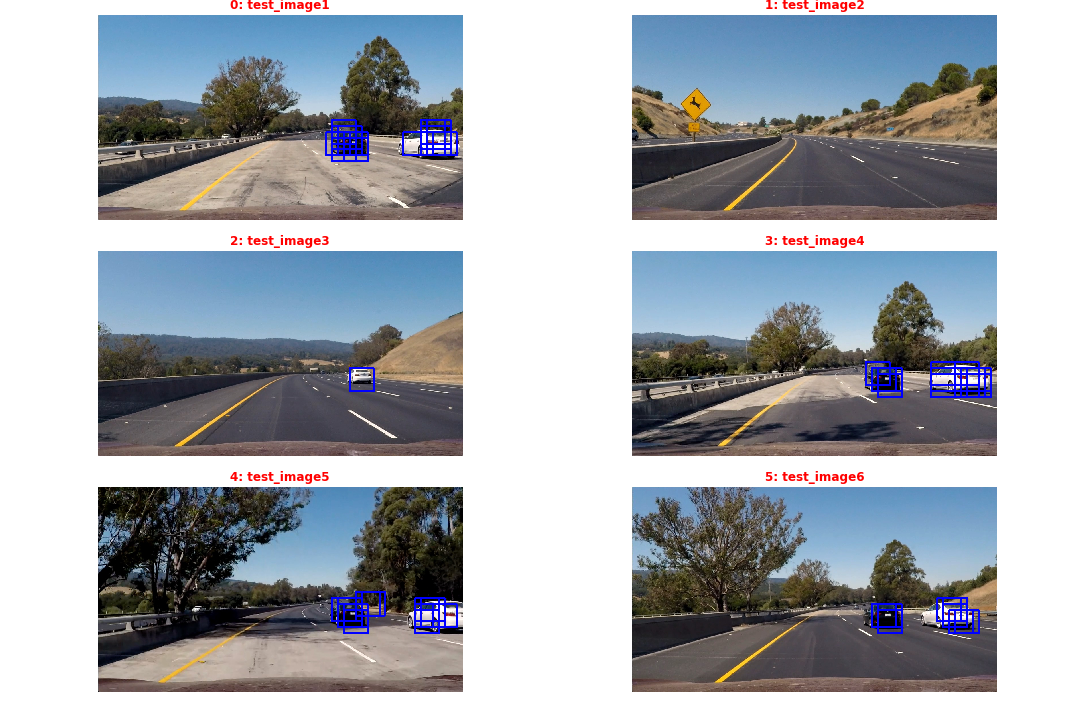
#> input picture output_images/7_Output of Sliding Window on cars.png, 1080 x 720 px, given as the content of the folder train_images/car_imgs, which was not available
$ jupyter execute Zaza_P5_Vehicle+Detection.ipynb   (shell and % lines are left out)   (older library calls are emulated)   (text cells are left out)
#> lines starting #> are read from the running program, lines starting #| are printed output that depends on the picture; pictures that were not available may be replaced by others from this repository, and a replacement may not be noted
### P5_Functions.py
#Acknowledgement:
#Many of the functions below were adapted from Udacity Self Driving Cars Material

"""*****************************************************************************************************"""


import numpy as np
import cv2
from skimage.feature import hog

import matplotlib.image as mpimg
import matplotlib.pyplot as plt
from mpl_toolkits.mplot3d import Axes3D

"""*****************************************************************************************************"""
# Extracing and visualizing HOG features
#----------------------------------------
def get_hog_features(img, orient, pix_per_cell, cell_per_block, vis=False, feature_vec=True):

    if vis == True:
        features, hog_image = hog(img, orientations=orient,
                                  pixels_per_cell=(pix_per_cell, pix_per_cell),
                                  cells_per_block=(cell_per_block, cell_per_block),
                                  transform_sqrt=True,
                                  visualise=vis, feature_vector=feature_vec)
        return features, hog_image

    else:
        features = hog(img, orientations=orient,
                       pixels_per_cell=(pix_per_cell, pix_per_cell),
                       cells_per_block=(cell_per_block, cell_per_block),
                       transform_sqrt=True,
                       visualise=vis, feature_vector=feature_vec)
        return features

"""*****************************************************************************************************"""
# Computing binned color features
#----------------------------------------

def bin_spatial(img, size=(32, 32)):

    features = cv2.resize(img, size).ravel() #create the feature vector

    return features

"""*****************************************************************************************************"""
# Computing color histogram features
#----------------------------------------

def color_hist(img, nbins=32, bins_range=(0, 256)):

    # Compute the histogram of the color channels separately
    channel1_hist = np.histogram(img[:,:,0], bins=nbins, range=bins_range)
    channel2_hist = np.histogram(img[:,:,1], bins=nbins, range=bins_range)
    channel3_hist = np.histogram(img[:,:,2], bins=nbins, range=bins_range)

    # Concatenate the histograms into a single feature vector
    hist_features = np.concatenate((channel1_hist[0], channel2_hist[0], channel3_hist[0]))

    # Return the individual histograms, bin_centers and feature vector
    return hist_features

"""*****************************************************************************************************"""
# Extracting features from a list of images
#-------------------------------------------

def extract_features(imgs, color_space='RGB', spatial_size=(32, 32),
                        hist_bins=32, orient=9,
                        pix_per_cell=8, cell_per_block=2, hog_channel=0,
                        spatial_feat=True, hist_feat=True, hog_feat=True):

    features = [] # Create a list to append feature vectors to

    # Iterate through the list of images
    for file in imgs:
        file_features = []
        # Read in each one by one
        image = mpimg.imread(file)
        # apply color conversion if other than 'RGB'
        if color_space != 'RGB':
            if color_space == 'HSV':
                feature_image = cv2.cvtColor(image, cv2.COLOR_RGB2HSV)
            elif color_space == 'LUV':
                feature_image = cv2.cvtColor(image, cv2.COLOR_RGB2LUV)
            elif color_space == 'HLS':
                feature_image = cv2.cvtColor(image, cv2.COLOR_RGB2HLS)
            elif color_space == 'YUV':
                feature_image = cv2.cvtColor(image, cv2.COLOR_RGB2YUV)
            elif color_space == 'YCrCb':
                feature_image = cv2.cvtColor(image, cv2.COLOR_RGB2YCrCb)
        else: feature_image = np.copy(image)

        if spatial_feat == True:
            spatial_features = bin_spatial(feature_image, size=spatial_size)
            file_features.append(spatial_features)
        if hist_feat == True:
            # Apply color_hist()
            hist_features = color_hist(feature_image, nbins=hist_bins)
            file_features.append(hist_features)
        if hog_feat == True:
        # Call get_hog_features() with vis=False, feature_vec=True
            if hog_channel == 'ALL':
                hog_features = []
                for channel in range(feature_image.shape[2]):
                    hog_features.append(get_hog_features(feature_image[:,:,channel],
                                        orient, pix_per_cell, cell_per_block,
                                        vis=False, feature_vec=True))
                hog_features = np.ravel(hog_features)
            else:
                hog_features = get_hog_features(feature_image[:,:,hog_channel], orient,
                            pix_per_cell, cell_per_block, vis=False, feature_vec=True)
            # Append the new feature vector to the features list
            file_features.append(hog_features)
        features.append(np.concatenate(file_features))
    # Return list of feature vectors
    return features

"""*****************************************************************************************************"""
# Defining Sliding Window of Interest
#-------------------------------------------

# [39 lines left out: function slide_window, not called in this run]

"""*****************************************************************************************************"""
# Drawing Bounding Boxes
#------------------------

# [9 lines left out: function draw_boxes, not called in this run]

"""*****************************************************************************************************"""
# Color Conversion
#------------------------
# [7 lines left out: function convert_color, not called in this run]

"""*****************************************************************************************************"""
def show_images(image_list, titles, plot_size, size = (2,2) ):

    """
    A handy function to display images
    """

    rows,cols = size[0], size[1]
    lables = titles.reshape(rows, cols)

    if(len(image_list[0].shape) > 2 ): # RGB Image

        img_width, img_hight, ch = image_list[0].shape
        images = image_list.reshape(rows,cols,img_width,img_hight,ch)
    else:
        img_width, img_hight = image_list[0].shape
        images = image_list.reshape(rows,cols,img_width,img_hight)


    f1, ax = plt.subplots(rows, cols ,figsize=plot_size)
    f1.tight_layout()
    f1.subplots_adjust(hspace=0.15)

    for i in range(rows):
        for j in range(cols):

            counter = i*cols +j
            ax[i][j].imshow(images[i][j],'gray')
            ax[i][j].set_title(str(counter)+": " + lables[i][j], color ='r', fontweight='bold')
            ax[i][j].axis('off')


"""****************************************************************************"""
def plot3d(pixels, colors_rgb,
        axis_labels=list("RGB"), axis_limits=[(0, 255), (0, 255), (0, 255)]):
    """Plot pixels in 3D."""

    # Create figure and 3D axes
    fig = plt.figure(figsize=(8, 8))
    ax = Axes3D(fig)

    # Set axis limits
    ax.set_xlim(*axis_limits[0])
    ax.set_ylim(*axis_limits[1])
    ax.set_zlim(*axis_limits[2])

    # Set axis labels and sizes
    ax.tick_params(axis='both', which='major', labelsize=14, pad=8)
    ax.set_xlabel(axis_labels[0], fontsize=16, labelpad=16)
    ax.set_ylabel(axis_labels[1], fontsize=16, labelpad=16)
    ax.set_zlabel(axis_labels[2], fontsize=16, labelpad=16)

    # Plot pixel values with colors given in colors_rgb
    ax.scatter(
        pixels[:, :, 0].ravel(),
        pixels[:, :, 1].ravel(),
        pixels[:, :, 2].ravel(),
        c=colors_rgb.reshape((-1, 3)), edgecolors='none')

    return ax  # return Axes3D object for further manipulation

"""****************************************************************************"""

"""****************************************************************************"""
# Define a function to extract features from a single image window
# This function is very similar to extract_features()
# just for a single image rather than list of images
# [47 lines left out: function single_img_features, not called in this run]
"""****************************************************************************"""
# Define a function you will pass an image
# and the list of windows to be searched (output of slide_windows())
# [29 lines left out: function search_windows, not called in this run]

"""****************************************************************************"""

# Define a single function that can extract features using hog sub-sampling and make predictions
# [90 lines left out: function find_cars, not called in this run]


"""****************************************************************************"""
#Fine Tune the detection using the following functions

# [34 lines left out: functions add_heat, apply_threshold, draw_labeled_bboxes, not called in this run]


"""****************************************************************************"""


"""****************************************************************************"""


"""****************************************************************************"""

### Zaza_P5_Vehicle+Detection.ipynb
[cell 1]
import matplotlib.image as mpimg
import matplotlib.pyplot as plt
import numpy as np
import cv2
import glob
import time

from sklearn.preprocessing import StandardScaler
from skimage.feature import hog
from sklearn.model_selection import train_test_split


from P5_Functions import *

[cell 2]
from sklearn.ensemble import RandomForestClassifier
from sklearn.model_selection import RandomizedSearchCV
from sklearn.svm import LinearSVC
from sklearn import svm
from sklearn.tree import DecisionTreeClassifier
from sklearn.neighbors import KNeighborsClassifier
from sklearn.neural_network import MLPClassifier
from sklearn.ensemble import RandomForestClassifier
from sklearn.naive_bayes import GaussianNB

[cell 3]
#---------------Read Car Data ---------------

car_imgs = glob.glob('train_images/car_imgs/*.png')
noncar_imgs = glob.glob('train_images/noncar_imgs/*.png')

cars_list = []
notcars_list = []


for c_img, nc_img in zip(car_imgs,noncar_imgs):
    cars_list.append(c_img)
    notcars_list.append(nc_img)

print("length of car list: ", len(cars_list), "\nlength of non-car list: ", len(notcars_list))

# For testing purposes reduce the sample size because
sample_size = 500 #len(cars_list))
cars = cars_list[0:sample_size]
notcars = notcars_list[0:sample_size]

[cell 4]
#------------Select Random Images to Show--------------

indx = np.random.randint(0, len(cars))

car_image = mpimg.imread(cars[indx])
#> car_image is the input picture: shape (720, 1080, 4) float32; mean R, G, B, A 0.653, 0.671, 0.696, 1
notcar_image = mpimg.imread(notcars[indx])

car_gray = cv2.cvtColor(car_image, cv2.COLOR_RGB2GRAY)
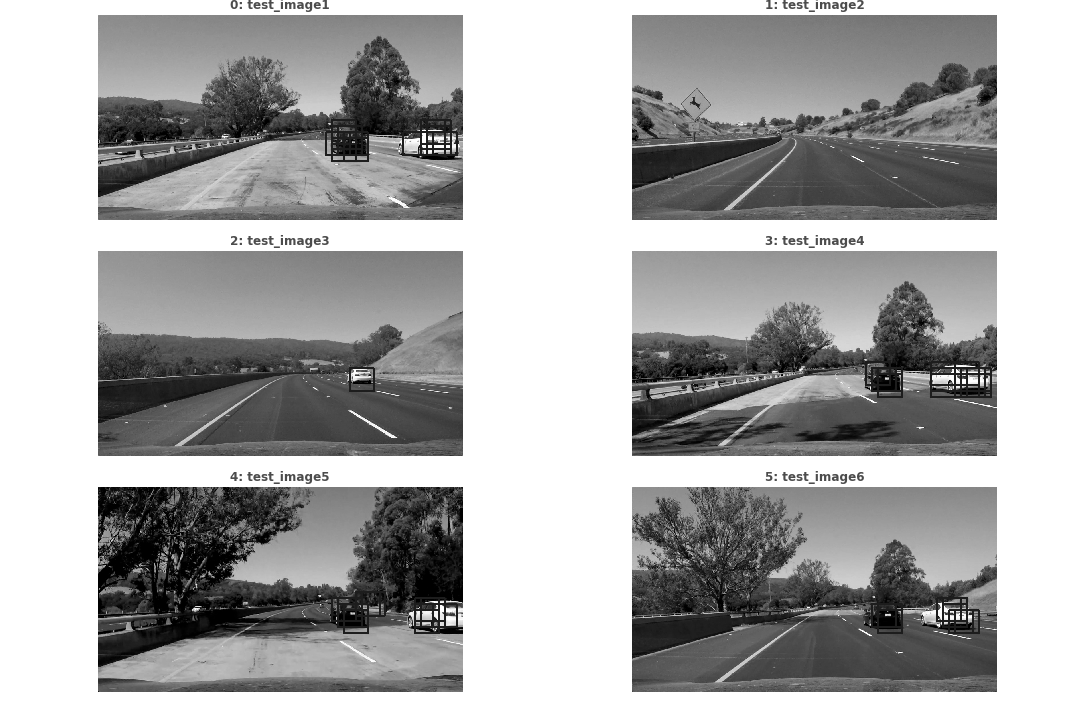
#> car_gray: shape (720, 1080) float32; min 0, max 1, mean 0.668
notcar_gray = cv2.cvtColor(notcar_image, cv2.COLOR_RGB2GRAY)

cfeatures, car_hog_image = get_hog_features(car_gray, orient=8,
                        pix_per_cell=8, cell_per_block=2,
                        vis=True, feature_vec=False)
#> in get_hog_features, `features, hog_image = hog(img, orientations=orient, pixels_per_cell=(p..`:
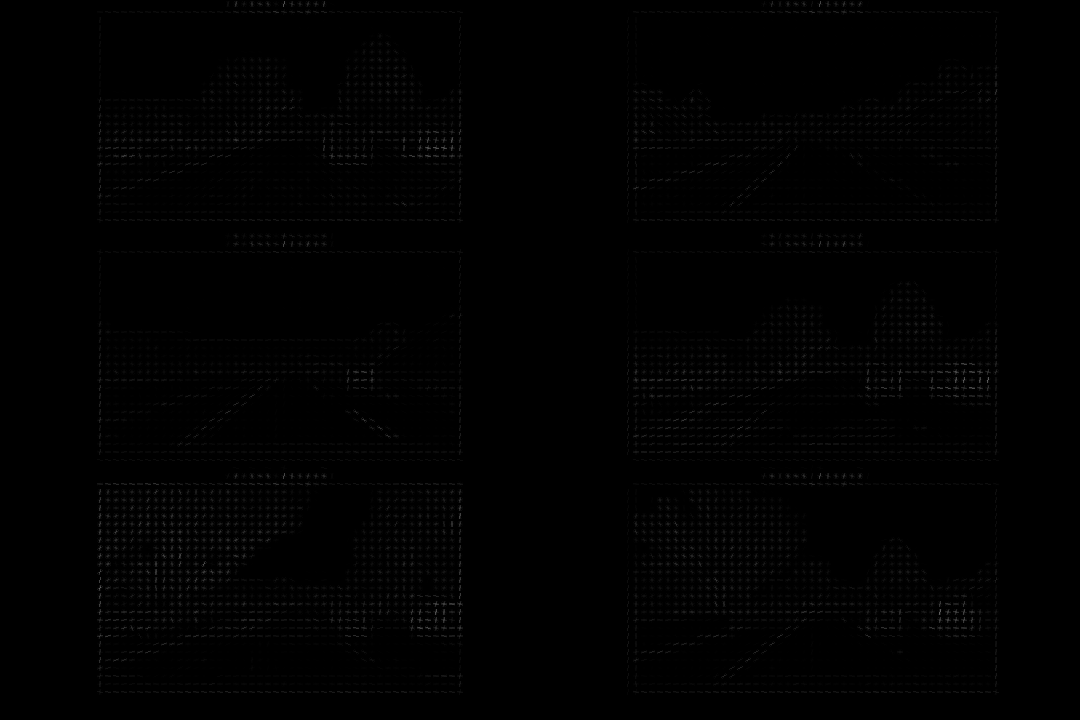
#> hog_image: shape (720, 1080) float32; min 0, max 0.406, mean 0.00491

ncfeatures, notcar_hog = get_hog_features(notcar_gray, orient=8,
                        pix_per_cell=8, cell_per_block=2,
                        vis=True, feature_vec=False)

[cell 5]
#---------Show Sample Images--------------------
img_list = np.array([car_gray,car_hog_image,notcar_gray, notcar_hog ])
title_list = np.array(['Sample Car Image','HOG Visualization for Car' ,'Sample Non-car Image', 'HOG Visualization for Non-Car'])

show_images(img_list, title_list, (7,5), (2,2) )
plt.savefig('0_car_noncar_HOG.png')
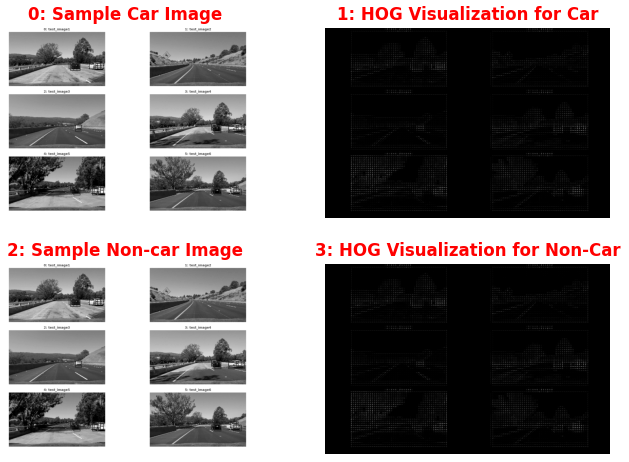
#> figure drawn by matplotlib, 4 panels

[cell 6]
# Read a color image using openCV
img = cv2.imread(cars[indx])

# Select a small fraction of pixels to plot by subsampling it
scale = max(img.shape[0], img.shape[1], 64) / 64  # at most 64 rows and columns
#> scale = 16.88
img_small = cv2.resize(img, (np.int(img.shape[1] / scale), np.int(img.shape[0] / scale)), interpolation=cv2.INTER_NEAREST)
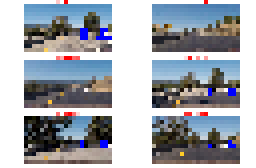
#> img_small: shape (42, 64, 3) (shown 4 times larger); mean B, G, R 176.3, 168.7, 164.4

# Convert subsampled image to desired color space(s)
img_small_RGB = cv2.cvtColor(img_small, cv2.COLOR_BGR2RGB)  # OpenCV uses BGR
img_small_HSV = cv2.cvtColor(img_small, cv2.COLOR_BGR2HSV)
#> img_small_HSV: shape (42, 64, 3); mean H, S, V 45.7, 48.4, 184
img_small_rgb = img_small_RGB / 255.  # scaled to [0, 1], only for plotting

# Plot and show
plot3d(img_small_RGB, img_small_rgb)
plt.savefig('1_RGB_RandomImg.png')
plt.show()

plot3d(img_small_HSV, img_small_rgb, axis_labels=list("HSV"))
plt.savefig('2_HSV_RandomImg.png')
plt.show()

[cell 7]
pix_per_cell = 8 # HOG pixels per cell
cell_per_block = 2 # HOG cells per block
spatial_size = (16, 16) # Spatial binning dimensions
hist_bins = 16    # Number of histogram bins
spatial_feat = True # Spatial features on or off
hist_feat = True # Histogram features on or off
hog_feat = True # HOG features on or off


color_space = ['HLS', 'RGB', 'HSV', 'YCrCb']
orient = [6, 12]  # HOG orientations
hog_channel = [0,2]

[cell 8]
titles = []
normal_list = []
scaled_list = []

for color in color_space:
    for direc in orient:
        for ch in hog_channel:

            car_features  = extract_features(cars, color_space= color,
                        spatial_size=spatial_size, hist_bins=hist_bins,
                        orient= direc, pix_per_cell=pix_per_cell,
                        cell_per_block=cell_per_block,
                        hog_channel=ch, spatial_feat=spatial_feat,
                        hist_feat=hist_feat, hog_feat=hog_feat)
#> in extract_features, `feature_image = cv2.cvtColor(image, cv2.COLOR_RGB2HLS)`: feature_image: shape (720, 1080, 3) float32; mean of channels 0, 1, 2 88.1, 0.7, 0.2
#> in bin_spatial, `features = cv2.resize(img, size).ravel()`: features = 768 values, max 345 at index 435, min 0 at index 0, mean 34.68
#> in extract_features, `spatial_features = bin_spatial(feature_image, size=spatial_size)`: spatial_features has the same summary as features in bin_spatial
#> in color_hist, `hist_features = np.concatenate((channel1_hist[0], channel2_hist[0], ch..`: hist_features = 48 values, max 777600 at index 16, min 0 at index 17, mean 47377.9
#> call 3 of get_hog_features, with orient = 6, pix_per_cell = 8, cell_per_block = 2, vis = False, feature_vec = True
#> in get_hog_features (call 3), `features = hog(img, orientations=orient, pixels_per_cell=(pix_per_cell..`:
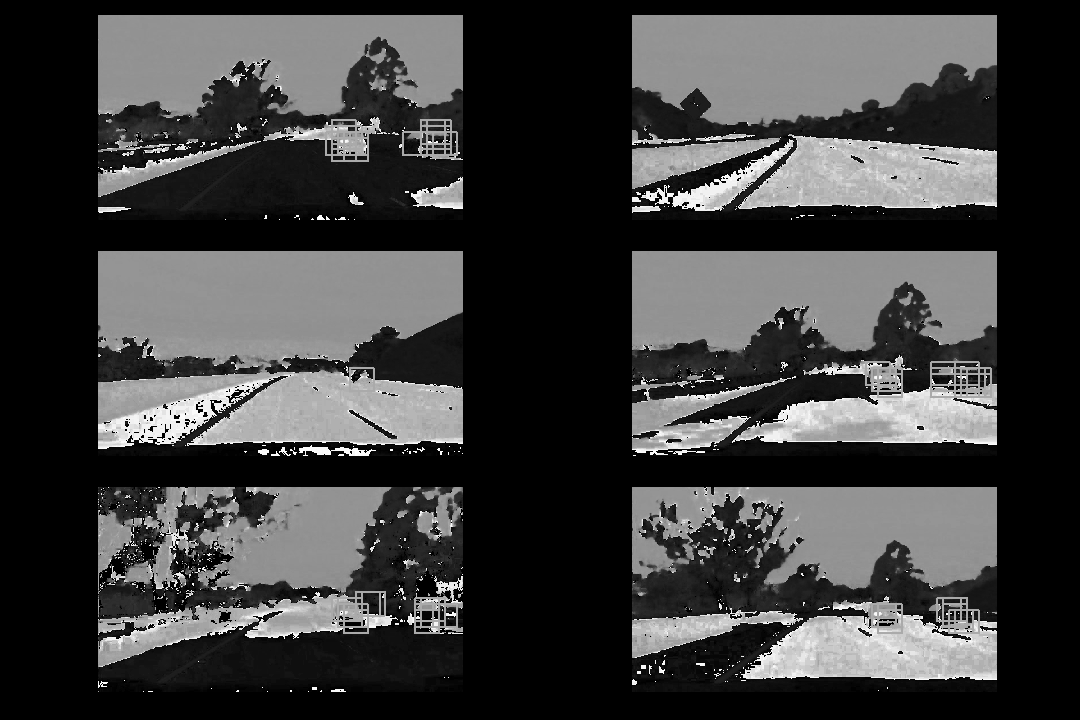
#> img: shape (720, 1080) float32; min 0, max 359.2, mean 88.1; drawn with min black and max white
#> car_features = 1 item


            notcar_features  = extract_features(notcars, color_space=color,
                        spatial_size=spatial_size, hist_bins=hist_bins,
                        orient=direc, pix_per_cell=pix_per_cell,
                        cell_per_block=cell_per_block,
                        hog_channel=ch, spatial_feat=spatial_feat,
                        hist_feat=hist_feat, hog_feat=hog_feat)
#> notcar_features = 1 item

            # Create an array stack of feature vectors

            X = np.vstack((car_features, notcar_features)).astype(np.float64)
            # Fit a per-column scaler
            X_scaler = StandardScaler().fit(X)
            # Apply the scaler to X
            scaled_X = X_scaler.transform(X)


            label = color + ", Orient of: " +str(direc) + ", Ch: " + str(ch)

            normal_list.append(X)

            scaled_list.append(scaled_X)
            titles.append(label)

            """
            #for testing purposes to examine different effects
            #http://stackoverflow.com/questions/19189488/use-a-loop-to-plot-n-charts-python
            ---------------------
            plt.figure()
            plt.plot(X[100])
            plt.title(label)
            plt.show()
            """

[cell 9]
fig, axs = plt.subplots(4,4, figsize=(30, 10), facecolor='w', edgecolor='k')
fig.subplots_adjust(hspace = .5, wspace=.001)

axs = axs.ravel()

for i in range(len(titles)):

    axs[i].plot(normal_list[i][indx])
    axs[i].set_title('Raw Features: '+titles[i])

plt.savefig('3_RowFeatureComparison.png')
